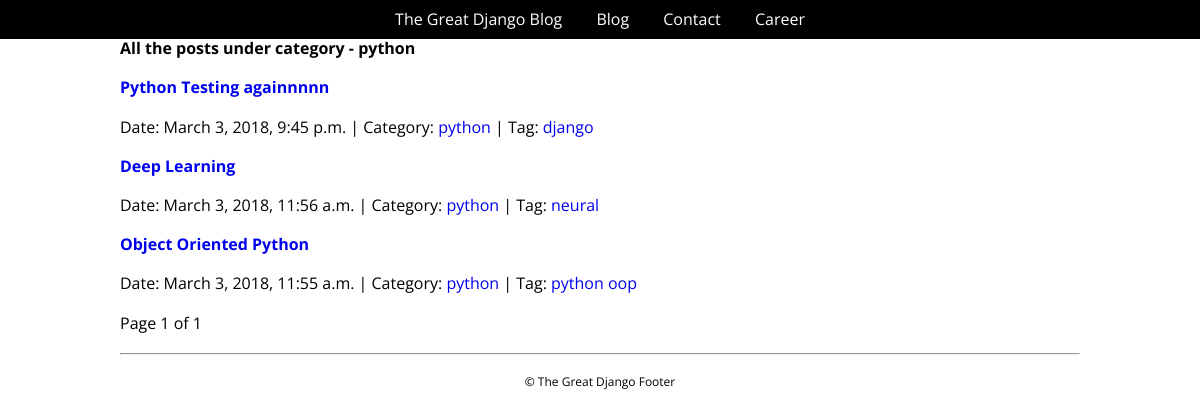
The page /category/python/ on the database its author committed.
### blog/models.py (models this page shows, shortened)
class Category(models.Model):
    name = models.CharField(max_length=100, unique=True)
    slug = models.SlugField(max_length=100, unique=True)
    author = models.ForeignKey(Author)
    class Meta:
        verbose_name_plural = "Categories"
    def __str__(self):
        return self.name
    def get_absolute_url(self):
        return reverse('post_by_category', args=[self.slug])

class Post(models.Model):
    title = models.CharField(max_length=200)
    slug = models.SlugField(
        unique=True, help_text="Slug will be generated automatically from the title of the post")
    content = models.TextField()
    pub_date = models.DateTimeField(auto_now_add=True)
    author = models.ForeignKey(Author)
    category = models.ForeignKey(Category)
    tags = models.ManyToManyField(Tag)
    def get_absolute_url(self):
        return reverse('post_detail', args=[self.id, self.slug])

class Tag(models.Model):
    name = models.CharField(max_length=100, unique=True)
    slug = models.SlugField(max_length=100, unique=True)
    author = models.ForeignKey(Author)
    def __str__(self):
        return self.name
    def get_absolute_url(self):
        return reverse('post_by_tag', args=[self.slug])

### blog/views.py (the view)
def post_by_category(request, category_slug):
    category = get_object_or_404(Category, slug=category_slug)
    posts = get_list_or_404(Post.objects.order_by("-id"), category=category)
    posts = helpers.pg_records(request, posts, 5)
    context = {
        'category': category,
        'posts': posts
    }
    print(category)
    return render(request, 'blog/post_by_category.html', context)

### django_project/helpers.py (called while the page is built)
def pg_records(request, list, num):
    paginator = Paginator(list, num)
    page = request.GET.get('page')
    try:
        page_object = paginator.page(page)
    except PageNotAnInteger:
        page_object = paginator.page(1)
    except EmptyPage:
        page_object = paginator.page(paginator.num_pages)
    return page_object

### blog/templates/blog/post_by_category.html (shortened to what this page needs)
{% extends "blog/base.html"  %}
{% block content %}
    <div class="content">
        <div class="section-inner clearfix">
    <h4>All the posts under category - {{ category.name }}</h4>
    {% for post in posts %}
        <h3>
            <a href="{{post.get_absolute_url}}">{{ post.title|capfirst }}</a>
        </h3>
        <p class="post-info">
            {% include 'blog/post_info.html' %}
        </p>
    {% empty %}
        <p>There are not posts under {{ category }}</p>
    {% endfor %}
            </div>
    </div>
    {% include 'blog/pagination.html' %}
{% endblock %}

### blog/templates/blog/post_info.html
<span>Date: {{ post.pub_date }} </span> |
<span>Category: <a href="{{post.category.get_absolute_url }}">{{ post.category }}</a></span> |
<span>Tag:
    {% for tag in post.tags.all %}
            <a href="{{tag.get_absolute_url}}">{{ tag }}</a>
    {% empty %}
            None
    {% endfor %}
</span>

### blog/static/blog/css/style.css (style rules this page uses)
body { font-family: "Open Sans",'MS Sans Serif', sans-serif, Verdana, Arial; }
.section-inner { max-width: 960px; padding: 0 15px; margin: 0 auto; }
h3 { margin: 20px 0px; }
p { margin: 20px 0px; }
.content a { text-decoration: none; }

### rows shown on the page
Category: name "python"
Post: title "Python Testing againnnnn", pub_date "March 3, 2018, 9:45 p.m.", category "python"
Tag: name "django"
Post: title "Deep Learning", pub_date "March 3, 2018, 11:56 a.m.", category "python"
Tag: name "neural"
Post: title "Object Oriented Python", pub_date "March 3, 2018, 11:55 a.m.", category "python"
Tag: name "python"
Tag: name "oop"

### other values the page prints
{{ posts.number }} "1"
{{ posts.paginator.num_pages }} "1"
